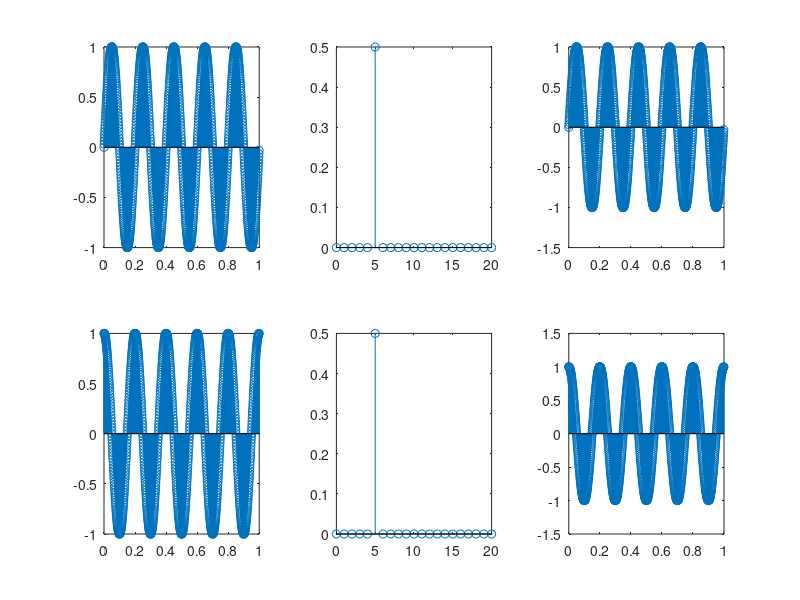

This figure's MATLAB source:
clc;close all;clear all;

fs=1000;
t=0:1/fs:1-1/fs;
N=length(t);

f=5;
s=sin(2*pi*f*t);
c=cos(2*pi*f*t);

sin_fft=fft(s);
cos_fft=fft(c);

sin_ifft=ifft(fft(s));
cos_ifft=ifft(fft(c));

f_axis=(0:N-1)*(fs/N);   

subplot(2,3,1)
stem(t,s)

subplot(2,3,2)
stem(f_axis, abs(sin_fft)/N)   
xlim([0 20])                  

subplot(2,3,3)
stem(t,real(sin_ifft))        

subplot(2,3,4)
stem(t,c)

subplot(2,3,5)
stem(f_axis, abs(cos_fft)/N)  
xlim([0 20])                  

subplot(2,3,6)
stem(t,real(cos_ifft))         
